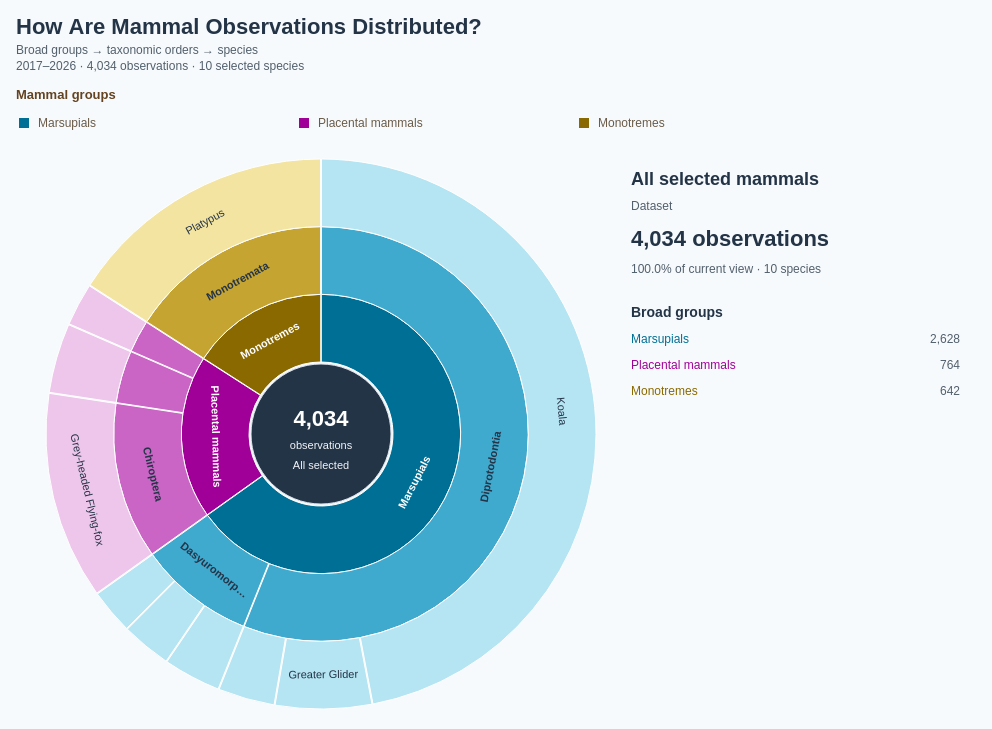

Specify this chart in Vega-Lite:
### Vega specification from a JSON file in a GitHub repository (floating-point values rounded to 4 significant figures)
{"$schema": "https://vega.github.io/schema/vega/v5.json", "description": "Zoomable sunburst using exactly the 4,034 observations for the 10 species embedded in DotMap.vg.json. Broad mammal group → taxonomic order → species. Species counts are aggregated directly from DotMap observations, including its coordinate and species selection. Higher taxonomy matched by genus to the Mammal Diversity Database, https://raw.githubusercontent.com/mammaldiversity/mammaldiversity.github.io/master/_data/mdd.csv (retrieved 2026-10-10); input scientific names retained. Internal counts are zero to avoid double counting. Counts reflect recording activity, not animal abundance. Click groups or orders to focus; click centre to return to parent; Escape resets. All data embedded. Species leaves use the shared BumpChart species colours; internal rings retain broad-group colours. Uses the 10 most recent available observation years (2017–2026), including partial 2026.", "width": 960, "height": 614, "padding": 16, "background": "#f7fafc", "title": {"text": "How Are Mammal Observations Distributed?", "subtitle": ["Broad groups → taxonomic orders → species", "2017–2026 · 4,034 observations · 10 selected species"], "anchor": "start", "fontSize": 22, "color": "#243447", "subtitleFontSize": 12, "subtitleColor": "#52606d", "offset": 16, "subtitlePadding": 6, "subtitleLineHeight": 16}, "signals": [{"name": "persistentFocus", "value": "all", "on": [{"events": "@segments:click, @childLabels:click", "update": "datum.children > 0 ? datum.id : persistentFocus"}, {"events": "@centre:click", "update": "persistentFocus === 'all' ? 'all' : data('focusNode')[0].parent"}, {"events": "view:keydown[event.key === 'Escape']", "update": "'all'"}, {"events": {"signal": "selectedMammalGroup"}, "update": "selectedMammalGroup || 'all'"}]}, {"name": "hovered", "value": null, "on": [{"events": "@segments:mouseover, @childLabels:mouseover", "update": "datum.id"}, {"events": "@segments:mouseout, @childLabels:mouseout", "update": "null"}, {"events": {"signal": "focus"}, "update": "null"}]}, {"name": "current", "update": "data('focusNode')[0]"}, {"name": "hole", "value": 72}, {"name": "radius", "value": 275}, {"name": "ring", "update": "(radius - hole) / (3 - current.depth)"}, {"name": "detail", "update": "hovered ? data('hoverNode')[0] : current"}, {"name": "legendColumnWidth", "value": 280}, {"name": "legendSymbolSize", "value": 100}, {"name": "selectedMammalGroup", "value": null, "on": [{"events": "@groupLegendSymbols:click, @groupLegendLabels:click", "update": "selectedMammalGroup === datum.group ? null : datum.group"}]}, {"name": "hoveredMammalGroup", "value": null, "on": [{"events": "@groupLegendSymbols:mouseover, @groupLegendLabels:mouseover", "update": "datum.group"}, {"events": "@groupLegendSymbols:mouseout, @groupLegendLabels:mouseout", "update": "null"}]}, {"name": "focus", "update": "hoveredMammalGroup != null ? hoveredMammalGroup : persistentFocus"}], "data": [{"name": "taxonomy", "values": [{"id": "all", "parent": null, "label": "All selected mammals", "level": "Dataset", "count": 0, "path": "All selected mammals", "total": 4034, "speciesCount": 10}, {"id": "Marsupials", "parent": "all", "label": "Marsupials", "group": "Marsupials", "level": "Broad group", "count": 0, "path": "All selected mammals → Marsupials", "total": 2628, "speciesCount": 6}, {"id": "order:Dasyuromorphia", "parent": "Marsupials", "label": "Dasyuromorphia", "group": "Marsupials", "level": "Order", "count": 0, "path": "Marsupials → Dasyuromorphia", "total": 366, "speciesCount": 3}, {"id": "species:Dasyurus maculatus", "parent": "order:Dasyuromorphia", "label": "Spotted-tailed Quoll", "scientific": "Dasyurus maculatus", "group": "Marsupials", "level": "Species", "count": 120, "path": "Marsupials → Dasyuromorphia → Spotted-tailed Quoll", "total": 120, "speciesCount": 1}, {"id": "species:Dasyurus viverrinus", "parent": "order:Dasyuromorphia", "label": "Eastern Quoll", "scientific": "Dasyurus viverrinus", "group": "Marsupials", "level": "Species", "count": 108, "path": "Marsupials → Dasyuromorphia → Eastern Quoll", "total": 108, "speciesCount": 1}, {"id": "species:Sarcophilus harrisii", "parent": "order:Dasyuromorphia", "label": "Tasmanian Devil", "scientific": "Sarcophilus harrisii", "group": "Marsupials", "level": "Species", "count": 138, "path": "Marsupials → Dasyuromorphia → Tasmanian Devil", "total": 138, "speciesCount": 1}, {"id": "order:Diprotodontia", "parent": "Marsupials", "label": "Diprotodontia", "group": "Marsupials", "level": "Order", "count": 0, "path": "Marsupials → Diprotodontia", "total": 2262, "speciesCount": 3}, {"id": "species:Petauroides volans", "parent": "order:Diprotodontia", "label": "Greater Glider", "scientific": "Petauroides volans", "group": "Marsupials", "level": "Species", "count": 230, "path": "Marsupials → Diprotodontia → Greater Glider", "total": 230, "speciesCount": 1}, {"id": "species:Phascolarctos cinereus", "parent": "order:Diprotodontia", "label": "Koala", "scientific": "Phascolarctos cinereus", "group": "Marsupials", "level": "Species", "count": 1896, "path": "Marsupials → Diprotodontia → Koala", "total": 1896, "speciesCount": 1}, {"id": "species:Setonix brachyurus", "parent": "order:Diprotodontia", "label": "Quokka", "scientific": "Setonix brachyurus", "group": "Marsupials", "level": "Species", "count": 136, "path": "Marsupials → Diprotodontia → Quokka", "total": 136, "speciesCount": 1}, {"id": "Placental mammals", "parent": "all", "label": "Placental mammals", "group": "Placental mammals", "level": "Broad group", "count": 0, "path": "All selected mammals → Placental mammals", "total": 764, "speciesCount": 3}, {"id": "order:Carnivora", "parent": "Placental mammals", "label": "Carnivora", "group": "Placental mammals", "level": "Order", "count": 0, "path": "Placental mammals → Carnivora", "total": 103, "speciesCount": 1}, {"id": "species:Neophoca cinerea", "parent": "order:Carnivora", "label": "Australian Sea Lion", "scientific": "Neophoca cinerea", "group": "Placental mammals", "level": "Species", "count": 103, "path": "Placental mammals → Carnivora → Australian Sea Lion", "total": 103, "speciesCount": 1}, {"id": "order:Chiroptera", "parent": "Placental mammals", "label": "Chiroptera", "group": "Placental mammals", "level": "Order", "count": 0, "path": "Placental mammals → Chiroptera", "total": 494, "speciesCount": 1}, {"id": "species:Pteropus poliocephalus", "parent": "order:Chiroptera", "label": "Grey-headed Flying-fox", "scientific": "Pteropus poliocephalus", "group": "Placental mammals", "level": "Species", "count": 494, "path": "Placental mammals → Chiroptera → Grey-headed Flying-fox", "total": 494, "speciesCount": 1}, {"id": "order:Lagomorpha", "parent": "Placental mammals", "label": "Lagomorpha", "group": "Placental mammals", "level": "Order", "count": 0, "path": "Placental mammals → Lagomorpha", "total": 167, "speciesCount": 1}, {"id": "species:Oryctolagus cuniculus", "parent": "order:Lagomorpha", "label": "European Rabbit", "scientific": "Oryctolagus cuniculus", "group": "Placental mammals", "level": "Species", "count": 167, "path": "Placental mammals → Lagomorpha → European Rabbit", "total": 167, "speciesCount": 1}, {"id": "Monotremes", "parent": "all", "label": "Monotremes", "group": "Monotremes", "level": "Broad group", "count": 0, "path": "All selected mammals → Monotremes", "total": 642, "speciesCount": 1}, {"id": "order:Monotremata", "parent": "Monotremes", "label": "Monotremata", "group": "Monotremes", "level": "Order", "count": 0, "path": "Monotremes → Monotremata", "total": 642, "speciesCount": 1}, {"id": "species:Ornithorhynchus anatinus", "parent": "order:Monotremata", "label": "Platypus", "scientific": "Ornithorhynchus anatinus", "group": "Monotremes", "level": "Species", "count": 642, "path": "Monotremes → Monotremata → Platypus", "total": 642, "speciesCount": 1}]}, {"name": "tree", "source": "taxonomy", "transform": [{"type": "stratify", "key": "id", "parentKey": "parent"}, {"type": "partition", "field": "count", "sort": {"field": "value", "order": "descending"}, "size": [1, 1]}]}, {"name": "focusNode", "source": "tree", "transform": [{"type": "filter", "expr": "datum.id === focus"}]}, {"name": "hoverNode", "source": "tree", "transform": [{"type": "filter", "expr": "datum.id === hovered"}]}, {"name": "visible", "source": "tree", "transform": [{"type": "filter", "expr": "datum.depth > current.depth && datum.x0 >= current.x0 - 1e-10 && datum.x1 <= current.x1 + 1e-10"}, {"type": "formula", "expr": "2 * PI * (datum.x0 - current.x0) / (current.x1 - current.x0)", "as": "start"}, {"type": "formula", "expr": "2 * PI * (datum.x1 - current.x0) / (current.x1 - current.x0)", "as": "end"}, {"type": "formula", "expr": "hole + (datum.depth - current.depth - 1) * ring", "as": "inner"}, {"type": "formula", "expr": "hole + (datum.depth - current.depth) * ring", "as": "outer"}, {"type": "formula", "expr": "(datum.start + datum.end) / 2", "as": "mid"}]}, {"name": "children", "source": "tree", "transform": [{"type": "filter", "expr": "datum.parent === focus"}, {"type": "window", "sort": {"field": ["total", "label"], "order": ["descending", "ascending"]}, "ops": ["row_number"], "as": ["rank"]}, {"type": "filter", "expr": "datum.rank <= 12"}]}, {"name": "groupLegend", "values": [{"group": "Marsupials", "x": 16}, {"group": "Placental mammals", "x": 240}, {"group": "Monotremes", "x": 505}]}], "scales": [{"name": "groupColor", "type": "ordinal", "domain": ["Marsupials", "Placental mammals", "Monotremes"], "range": ["#006F95", "#A00097", "#8A6900"]}, {"name": "orderColor", "type": "ordinal", "domain": ["Marsupials", "Placental mammals", "Monotremes"], "range": ["#40A9CE", "#CA65C5", "#C5A431"]}, {"name": "leafColor", "type": "ordinal", "domain": ["Marsupials", "Placental mammals", "Monotremes"], "range": ["#B5E4F2", "#EEC6EC", "#F3E4A1"]}], "marks": [{"name": "segments", "type": "arc", "from": {"data": "visible"}, "encode": {"update": {"x": {"value": 305}, "y": {"value": 335}, "startAngle": {"field": "start"}, "endAngle": {"field": "end"}, "innerRadius": {"field": "inner"}, "outerRadius": {"field": "outer"}, "fill": {"signal": "scale(datum.depth === 1 ? 'groupColor' : datum.depth === 2 ? 'orderColor' : 'leafColor', datum.group)"}, "fillOpacity": {"value": 1}, "stroke": {"signal": "hovered === datum.id ? '#243447' : '#ffffff'"}, "strokeWidth": {"signal": "hovered === datum.id ? 2.5 : 1"}, "padAngle": {"value": 0.003}, "cursor": {"signal": "datum.children > 0 ? 'pointer' : 'default'"}, "tooltip": {"signal": "{'Name': datum.label, 'Level': datum.level, 'Scientific name': datum.scientific || '—', 'Observations': format(datum.total, ',d'), 'Share of current view': format(datum.total / current.total, '.1%'), 'Species': datum.speciesCount}"}, "description": {"signal": "datum.path + ': ' + format(datum.total, ',d') + ' observations'"}}}}, {"name": "arcLabels", "type": "text", "interactive": false, "from": {"data": "visible"}, "encode": {"update": {"x": {"value": 305}, "y": {"value": 335}, "theta": {"field": "mid"}, "radius": {"signal": "(datum.inner + datum.outer) / 2"}, "angle": {"signal": "datum.mid * 180 / PI + (datum.mid > PI / 2 && datum.mid < 3 * PI / 2 ? 180 : 0)"}, "align": {"value": "center"}, "baseline": {"value": "middle"}, "text": {"field": "label"}, "fontSize": {"value": 11}, "fontWeight": {"signal": "datum.children > 0 ? 'bold' : 'normal'"}, "fill": {"signal": "datum.depth === 1 ? '#ffffff' : '#243447'"}, "limit": {"signal": "min(130, (datum.end - datum.start) * (datum.inner + datum.outer) / 2 - 12)"}, "opacity": {"signal": "(datum.end - datum.start) * (datum.inner + datum.outer) / 2 > 65 ? 1 : 0"}}}}, {"name": "centre", "type": "arc", "encode": {"update": {"x": {"value": 305}, "y": {"value": 335}, "startAngle": {"value": 0}, "endAngle": {"signal": "2 * PI"}, "innerRadius": {"value": 0}, "outerRadius": {"signal": "hole - 2"}, "fill": {"value": "#243447"}, "stroke": {"value": "#dce4ed"}, "cursor": {"signal": "focus === 'all' ? 'default' : 'pointer'"}, "tooltip": {"signal": "{'Current group': current.label}"}}}}, {"name": "centreCount", "type": "text", "interactive": false, "encode": {"update": {"x": {"value": 305}, "y": {"value": 327}, "text": {"signal": "format(current.total, ',d')"}, "fontSize": {"value": 22}, "fill": {"value": "#ffffff"}, "align": {"value": "center"}, "fontWeight": {"value": "bold"}}}}, {"name": "centreCaption", "type": "text", "interactive": false, "encode": {"update": {"x": {"value": 305}, "y": {"value": 350}, "text": {"value": "observations"}, "fontSize": {"value": 11}, "fill": {"value": "#F1F4F8"}, "align": {"value": "center"}}}}, {"name": "centreBack", "type": "text", "interactive": false, "encode": {"update": {"x": {"value": 305}, "y": {"value": 370}, "text": {"signal": "focus === 'all' ? 'All selected' : '↑ Go back'"}, "fontSize": {"value": 11}, "fill": {"value": "#F1F4F8"}, "align": {"value": "center"}}}}, {"name": "detailTitle", "type": "text", "interactive": false, "encode": {"update": {"x": {"value": 615}, "y": {"value": 86}, "text": {"signal": "detail.label"}, "fontSize": {"value": 18}, "fill": {"value": "#243447"}, "fontWeight": {"value": "bold"}, "limit": {"value": 330}}}}, {"name": "detailLevel", "type": "text", "interactive": false, "encode": {"update": {"x": {"value": 615}, "y": {"value": 111}, "text": {"signal": "detail.level + (detail.scientific ? ' · ' + detail.scientific : '')"}, "fontSize": {"value": 12}, "fill": {"value": "#52606d"}, "limit": {"value": 330}}}}, {"name": "detailCount", "type": "text", "interactive": false, "encode": {"update": {"x": {"value": 615}, "y": {"value": 147}, "text": {"signal": "format(detail.total, ',d') + ' observations'"}, "fontSize": {"value": 22}, "fill": {"value": "#243447"}, "fontWeight": {"value": "bold"}}}}, {"name": "detailShare", "type": "text", "interactive": false, "encode": {"update": {"x": {"value": 615}, "y": {"value": 174}, "text": {"signal": "format(detail.total / current.total, '.1%') + ' of current view · ' + detail.speciesCount + ' species'"}, "fontSize": {"value": 12}, "fill": {"value": "#52606d"}}}}, {"name": "listTitle", "type": "text", "interactive": false, "encode": {"update": {"x": {"value": 615}, "y": {"value": 218}, "text": {"signal": "current.depth === 0 ? 'Broad groups' : current.depth === 1 ? 'Taxonomic orders' : 'Species'"}, "fontSize": {"value": 14}, "fill": {"value": "#243447"}, "fontWeight": {"value": "bold"}}}}, {"name": "childLabels", "type": "text", "from": {"data": "children"}, "encode": {"update": {"x": {"value": 615}, "y": {"signal": "244 + (datum.rank - 1) * 26"}, "text": {"field": "label"}, "fontSize": {"value": 12}, "fill": {"scale": "groupColor", "field": "group"}, "fontWeight": {"signal": "hovered === datum.id ? 'bold' : 'normal'"}, "limit": {"value": 245}, "cursor": {"signal": "datum.children > 0 ? 'pointer' : 'default'"}, "tooltip": {"signal": "{'Name': datum.label, 'Observations': format(datum.total, ',d'), 'Share of current view': format(datum.total / current.total, '.1%')}"}}}}, {"name": "childCounts", "type": "text", "interactive": false, "from": {"data": "children"}, "encode": {"update": {"x": {"value": 944}, "y": {"signal": "244 + (datum.rank - 1) * 26"}, "align": {"value": "right"}, "text": {"signal": "format(datum.total, ',d')"}, "fontSize": {"value": 12}, "fill": {"value": "#52606d"}}}}, {"name": "groupLegendSymbols", "type": "symbol", "from": {"data": "groupLegend"}, "encode": {"update": {"x": {"signal": "8 + (datum.group === 'Marsupials' ? 0 : datum.group === 'Placental mammals' ? 1 : 2) * legendColumnWidth"}, "y": {"value": 24}, "shape": {"value": "square"}, "size": {"signal": "legendSymbolSize"}, "fill": {"scale": "groupColor", "field": "group"}, "cursor": {"value": "pointer"}, "opacity": {"signal": "focus === 'all' || current.group === datum.group ? 1 : 0.3"}}}, "interactive": true}, {"name": "groupLegendLabels", "type": "text", "from": {"data": "groupLegend"}, "encode": {"update": {"x": {"signal": "22 + (datum.group === 'Marsupials' ? 0 : datum.group === 'Placental mammals' ? 1 : 2) * legendColumnWidth"}, "y": {"value": 24}, "baseline": {"value": "middle"}, "text": {"field": "group"}, "fontSize": {"value": 12}, "fill": {"value": "#6a5b49"}, "font": {"value": "Arial"}, "cursor": {"value": "pointer"}, "opacity": {"signal": "focus === 'all' || current.group === datum.group ? 1 : 0.3"}, "fontWeight": {"signal": "focus !== 'all' && current.group === datum.group ? 'bold' : 'normal'"}}}, "interactive": true}, {"name": "groupLegendTitle", "type": "text", "interactive": false, "encode": {"update": {"x": {"value": 0}, "y": {"value": 0}, "text": {"value": "Mammal groups"}, "font": {"value": "Arial"}, "fontSize": {"value": 13}, "fontWeight": {"value": "bold"}, "fill": {"value": "#634320"}}}}], "config": {"font": "Arial", "legend": {"labelFont": "Arial", "titleFont": "Arial", "labelFontSize": 12, "titleFontSize": 13, "titleFontWeight": "bold", "labelColor": "#6a5b49", "titleColor": "#634320", "symbolType": "square", "symbolSize": 100, "rowPadding": 8, "columnPadding": 24, "labelOffset": 8}}, "usermeta": {"observationWindow": {"source": "Dataset/observations-794195.csv", "dateField": "observed_on", "years": [2017, 2018, 2019, 2020, 2021, 2022, 2023, 2024, 2025, 2026], "yearCount": 10, "includesPartialLatestYear": true}}}
